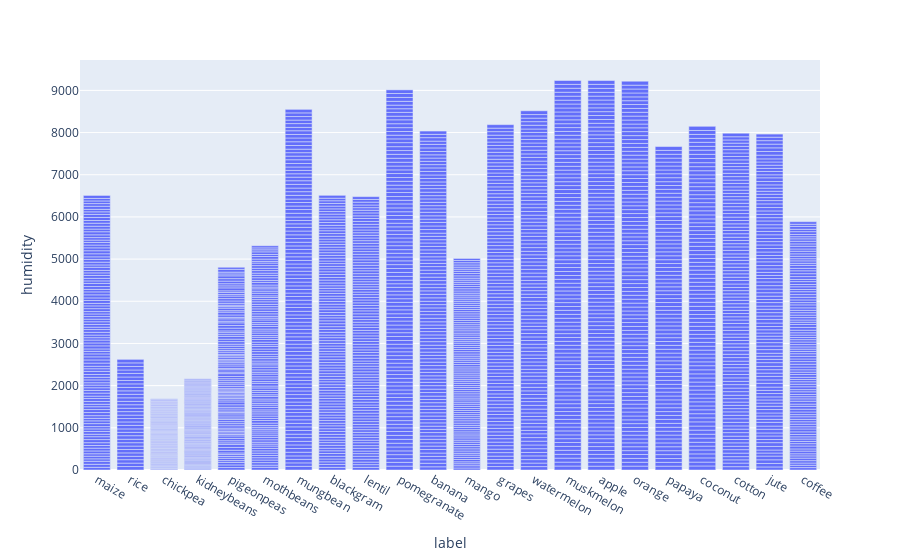

Here is the notebook cell this chart was saved with:
### Code cell
from plotly.subplots import make_subplots
crop_summary_new=data.copy()
fig1=px.bar(crop_summary_new,x="label",y="humidity")
fig1.show()

### Figure 1 — Plotly figure (JSON) as saved in the notebook; plotly's stock layout.template omitted (floating-point values rounded to 4 significant figures; data arrays with more than 128 entries replaced by an {"elided": "..."} marker saying what was removed)
{"data": [{"alignmentgroup": "True", "hovertemplate": "label=%{x}<br>humidity=%{y}<extra></extra>", "legendgroup": "", "marker": {"color": "#636efa", "pattern": {"shape": ""}}, "name": "", "offsetgroup": "", "orientation": "v", "showlegend": false, "textposition": "auto", "type": "bar", "x": {"elided": "2101 str values"}, "xaxis": "x", "y": {"elided": "2101 float values"}, "yaxis": "y"}], "layout": {"barmode": "relative", "legend": {"tracegroupgap": 0}, "margin": {"t": 60}, "xaxis": {"anchor": "y", "domain": [0, 1], "title": {"text": "label"}}, "yaxis": {"anchor": "x", "domain": [0, 1], "title": {"text": "humidity"}}}}
